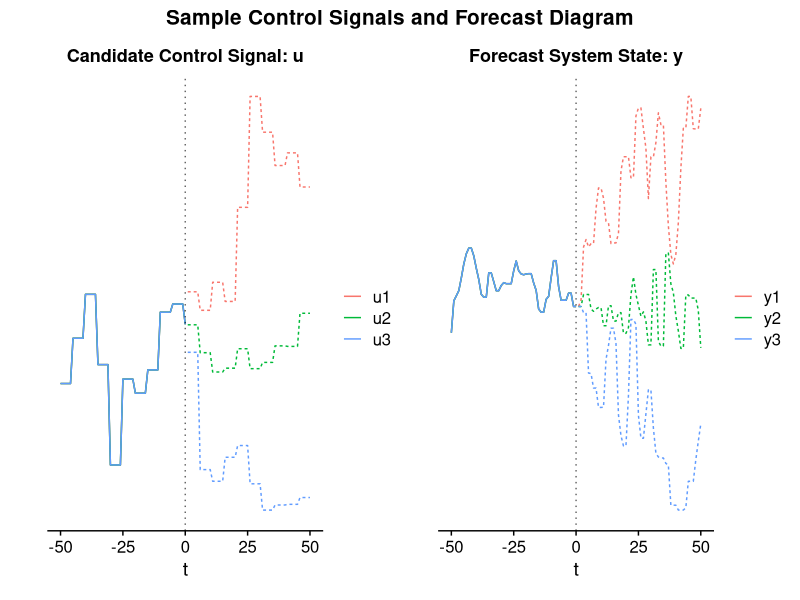
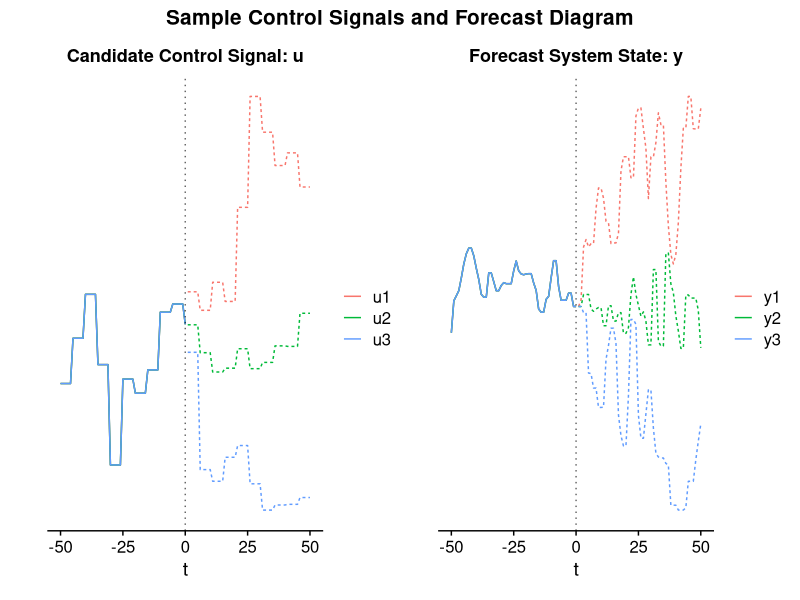

Recreate these plots in R, in order.
library("tidyverse")
theme_set(cowplot::theme_cowplot())
theme_update(plot.title = element_text(hjust = 0.5, size = 15),
             plot.subtitle = element_text(hjust = 0.5, size = 10))
library("patchwork")
library("here")

# Model diagram ---------------------------------------------------------------
# R version 4.2.3

# Length
n <- 100

# AR models
model_0 <- list(ar = .8)

model_1 <- list(ar = .8)
model_2 <- list(ar = .4)
model_3 <- list(ar = .8)

model_4 <- list(ar = .8)
model_5 <- list(ar = .8)
model_6 <- list(ar = .8)

# 3 Trajectories: y
set.seed(123) #123

y_0 <- arima.sim(model_0, n/2 + 1, sd = .5)

y_1 <- arima.sim(model_1, n/2) + sqrt(seq(0, 8, length.out = n/2)) + 2
y_2 <- arima.sim(model_2, n/2) - .6
y_3 <- arima.sim(model_3, n/2) - seq(0, 6, length.out = n/2) - 1

y_1[1] <- last(y_0)
y_2[1] <- last(y_0)
y_3[1] <- last(y_0)

# 3 Trajectories: y 
set.seed(332) #112

u_0 <- rep(arima.sim(model_1, n/2), each = 5) |> head(n/2 + 1) #rep(.2, n/2 + 1)

u_2 <- head(rep(arima.sim(model_4, n/2), each = 5), n/2)*.5 + 1
u_3 <- head(rep(arima.sim(model_5, n/2), each = 5), n/2)*1.2 - 2.5
u_1 <- head(rep(arima.sim(model_6, n/2), each = 5), n/2) + 2

df <- tibble(t = seq(-n/2, n/2, 1),
             t_pos = t > 0,
             y1 = c(y_0, y_1),
             y2 = c(y_0, y_2),
             y3 = c(y_0, y_3),
             u1 = c(u_0, u_1),
             u2 = c(u_0, u_2),
             u3 = c(u_0, u_3)) |> 
  mutate(across(contains("y"), \(x){ runmed(x, k = 3, endrule = "keep")}))

y_lims <- range(select(df, matches("[y][123]")))
u_lims <- range(select(df, matches("[u][123]")))

plot_y <- df |> 
  pivot_longer(contains("y")) |> 
  ggplot(aes(t, value, color = name, linetype = t_pos)) +
  geom_line() +
  geom_vline(xintercept = 0, linetype = "dotted", alpha = .6) +
  scale_y_continuous(limits = y_lims) +
  labs(title = "Forecast System State: y", y = "", color = "") +
  guides(linetype = "none") +
  theme(axis.line.y = element_blank(),
        axis.text.y = element_blank(),
        axis.ticks.y = element_blank(),
        plot.title = element_text(hjust = 0.5, size = 13))

plot_u <- df |> 
  pivot_longer(contains("u")) |> 
  ggplot(aes(t, value, color = name, linetype = t_pos)) +
  geom_line() +
  geom_vline(xintercept = 0, linetype = "dotted", alpha = .6) +
  scale_y_continuous(limits = u_lims) +
  labs(title = "Candidate Control Signal: u", y = "", color = "") +
  guides(linetype = "none") +
  theme(axis.line.y = element_blank(),
        axis.text.y = element_blank(),
        axis.ticks.y = element_blank(),
        plot.title = element_text(hjust = 0.5, size = 13))

plot_u + plot_y + 
  plot_annotation(title = "Sample Control Signals and Forecast Diagram")

ggsave(here("figures", "mpc-sample.png"), units = "cm",
       width = 25, height = 10)
